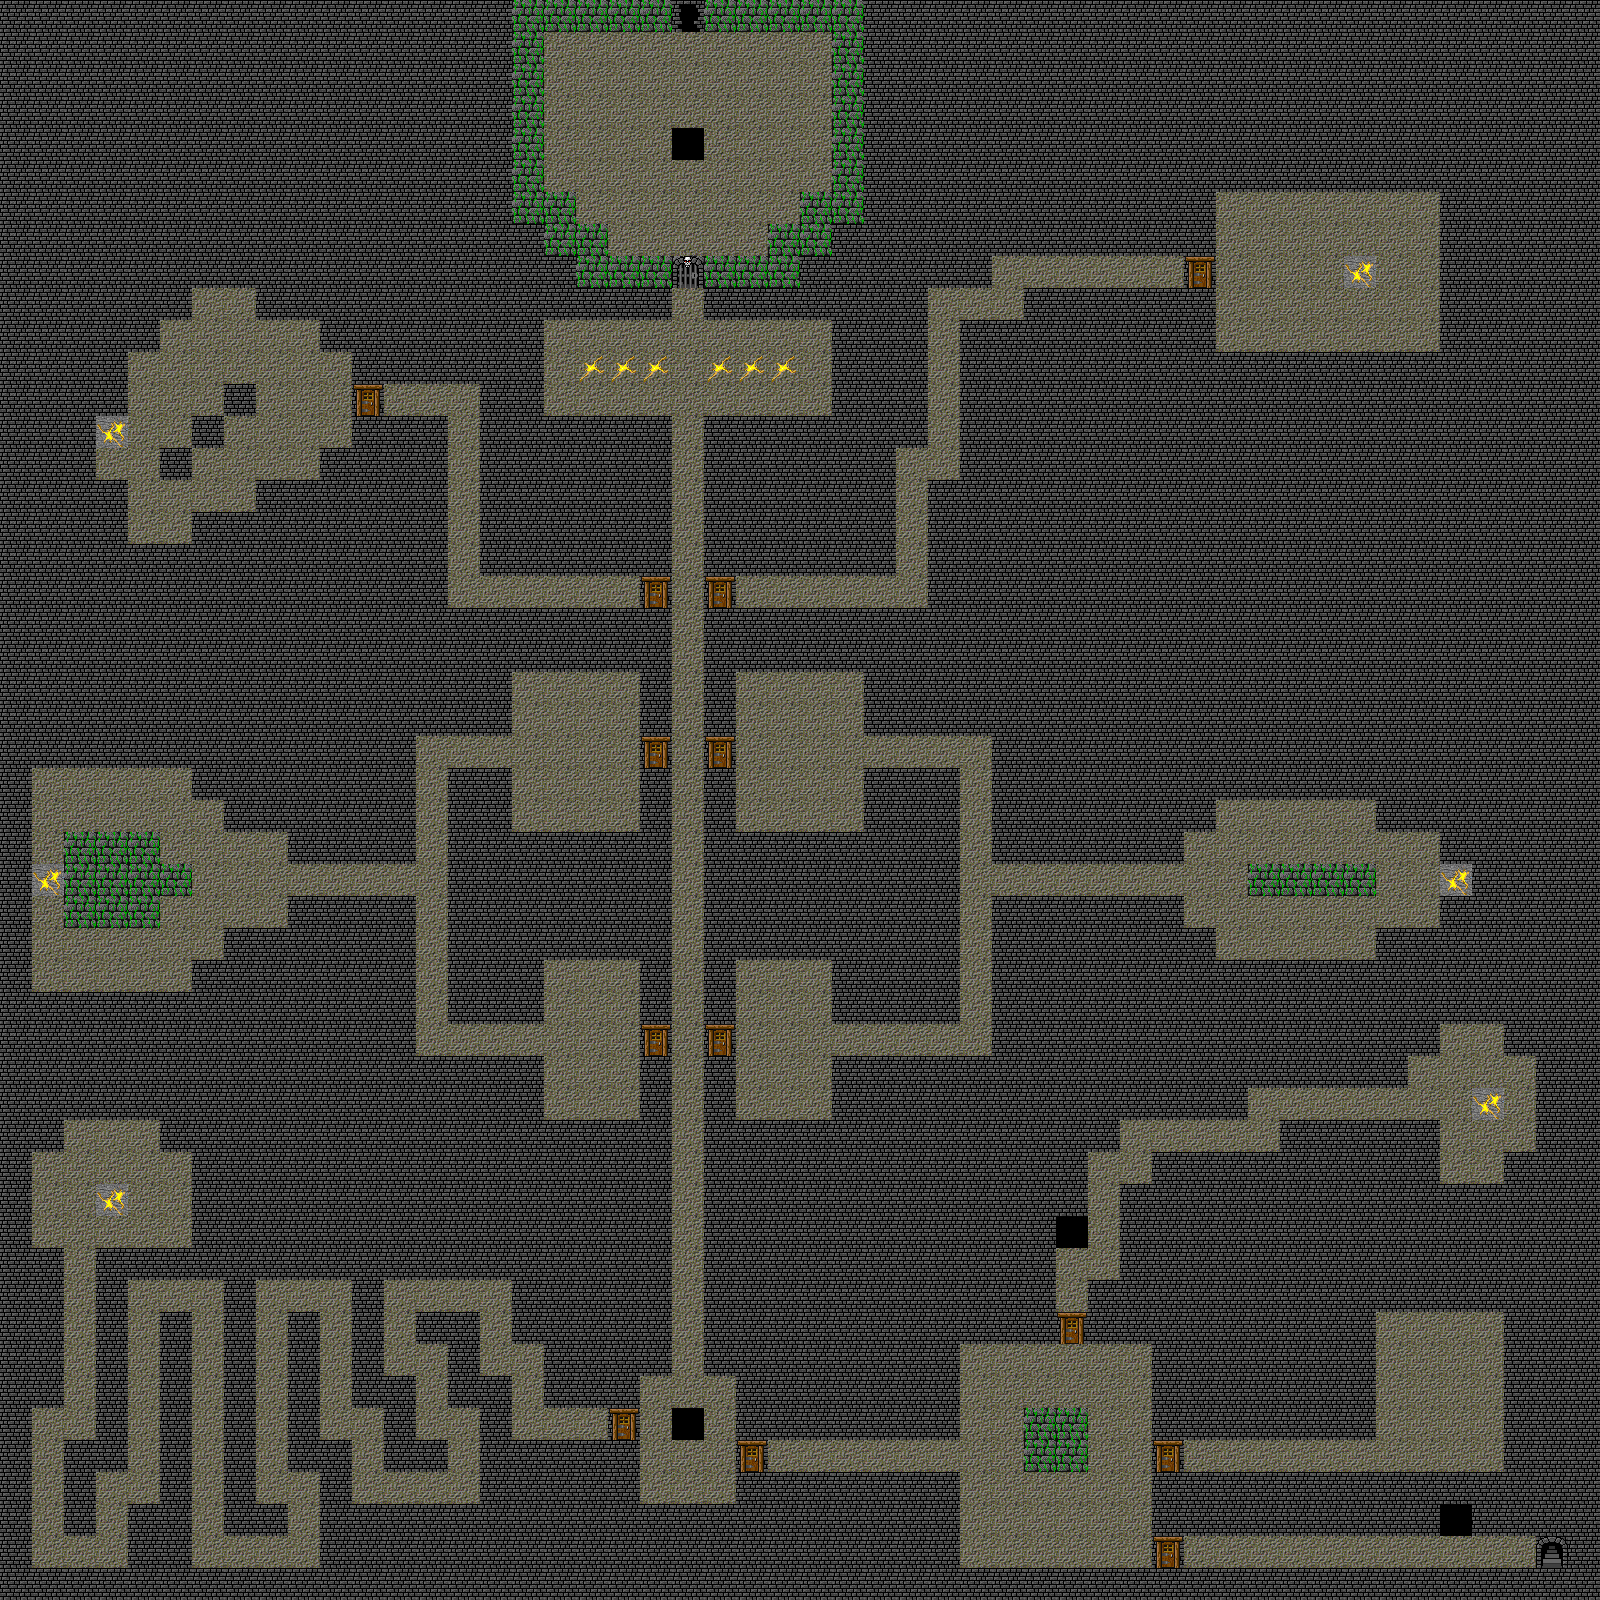

This is a level from a 2D game, rendered from its Tiled map with the project's own tilesets. A one-line summary and the map file follow, with tile-layer data summarised:
An orthogonal 50x50 tile map with 32x32 px tiles, 1 tile layer (Terrain), 3 tilesets and 7 objects (3x loot, 2x Portal, Sealed door, no teleport).

<map version="1.0" orientation="orthogonal" width="50" height="50" tilewidth="32" tileheight="32">
 <tileset firstgid="1" name="dg_dungeon32" tilewidth="32" tileheight="32">
  <image source="gfx/dg_dungeon32.gif" width="288" height="320" />
  <tile id="0">
   <properties>
    <property name="display" value="#" />
    <property name="value" value="&quot;WALL&quot;" />
   </properties>
  </tile>
  <tile id="9">
   <properties>
    <property name="display" value="+" />
    <property name="value" value="&quot;DOOR&quot;" />
   </properties>
  </tile>
  <tile id="15">
   <properties>
    <property name="display" value="&lt;" />
    <property name="value" value="&quot;UP_WILDERNESS&quot;" />
   </properties>
  </tile>
  <tile id="33">
   <properties>
    <property name="display" value="!" />
    <property name="value" value="&quot;LOCK&quot;" />
   </properties>
  </tile>
  <tile id="51">
   <properties>
    <property name="display" value="." />
    <property name="value" value="&quot;OLD_FLOOR&quot;" />
   </properties>
  </tile>
  <tile id="54">
   <properties>
    <property name="display" value="*" />
    <property name="value" value="&quot;PORTAL&quot;" />
   </properties>
  </tile>
  <tile id="60">
   <properties>
    <property name="display" value="&amp;" />
    <property name="value" value="&quot;GUARDIAN&quot;" />
   </properties>
  </tile>
  <tile id="70">
   <properties>
    <property name="display" value="&gt;" />
    <property name="value" value="&quot;INFINITE&quot;" />
   </properties>
  </tile>
  <tile id="75">
   <properties>
    <property name="display" value="&amp;" />
    <property name="value" value="&quot;OLD_WALL&quot;" />
   </properties>
  </tile>
  <tile id="84">
   <properties>
    <property name="display" value="&gt;" />
    <property name="value" value="&quot;INFINITE&quot;" />
   </properties>
  </tile>
 </tileset>
 <tileset firstgid="91" name="dg_features32" tilewidth="32" tileheight="32">
  <image source="gfx/dg_features32.gif" width="288" height="416" />
 </tileset>
 <tileset firstgid="208" name="numbers" tilewidth="32" tileheight="32">
  <image source="gfx/numbers.png" width="192" height="192" />
  <tile id="0">
   <properties>
    <property name="display" value="1" />
    <property name="value" value="&quot;LORE1&quot;" />
   </properties>
  </tile>
  <tile id="1">
   <properties>
    <property name="display" value="2" />
    <property name="value" value="&quot;LORE2&quot;" />
   </properties>
  </tile>
  <tile id="2">
   <properties>
    <property name="display" value="3" />
    <property name="value" value="&quot;LORE3&quot;" />
   </properties>
  </tile>
  <tile id="3">
   <properties>
    <property name="display" value="4" />
    <property name="value" value="&quot;LORE4&quot;" />
   </properties>
  </tile>
 </tileset>
 <layer name="Terrain" width="50" height="50">
  <data>[2500 cells, 2500 non-empty, 13 distinct tile ids]</data>
 </layer>
 <objectgroup name="addSpot" width="50" height="50">
  <object name="Portal" x="587" y="358" width="78" height="21">
   <properties>
    <property name="subtype" value="&quot;portal&quot;" />
    <property name="type" value="&quot;portal&quot;" />
   </properties>
  </object>
  <object name="Sealed door" x="677" y="261" width="22" height="22">
   <properties>
    <property name="subtype" value="&quot;sealed&quot;" />
    <property name="type" value="&quot;door&quot;" />
   </properties>
  </object>
  <object name="Portal" x="712" y="358" width="78" height="21">
   <properties>
    <property name="subtype" value="&quot;portal&quot;" />
    <property name="type" value="&quot;portal&quot;" />
   </properties>
  </object>
 </objectgroup>
 <objectgroup name="addZone" width="50" height="50" visible="0">
  <object name="no teleport" x="518" y="5" width="339" height="278">
   <properties>
    <property name="subtype" value="no-teleport" />
    <property name="type" value="no-teleport" />
   </properties>
  </object>
 </objectgroup>
 <objectgroup name="Object" width="50" height="50">
  <object name="loot" x="548" y="36" width="54" height="119">
   <properties>
    <property name="display" value="$" />
    <property name="value" value="{random_filter={add_levels=5,ego_chance=70}}" />
   </properties>
  </object>
  <object name="loot" x="773" y="36" width="54" height="119">
   <properties>
    <property name="display" value="$" />
    <property name="value" value="{random_filter={add_levels=5,ego_chance=70}}" />
   </properties>
  </object>
  <object name="loot" x="674" y="97" width="24" height="25">
   <properties>
    <property name="display" value="%" />
    <property name="value" value="{random_filter={add_levels=5,unique=true}}" />
   </properties>
  </object>
 </objectgroup>
</map>
